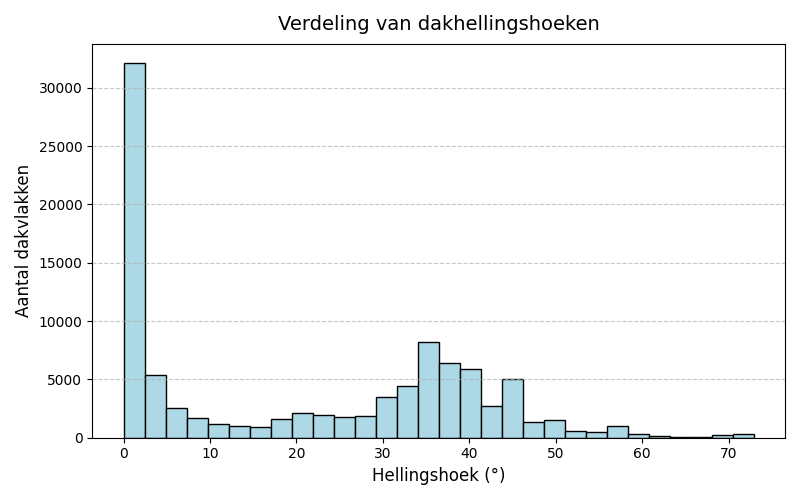

Generate this figure with Python:
import pandas as pd
import matplotlib.pyplot as plt

# Excel-bestand inlezen
file_path = "databim ruwe data.xlsx"
dakvlakken_df = pd.read_excel(file_path)

plt.figure(figsize=(8, 5))
plt.hist(dakvlakken_df["b3_hellingshoek"], bins=30, color='lightblue', edgecolor='black')
plt.title("Verdeling van dakhellingshoeken", fontsize=14, pad=10)
plt.xlabel("Hellingshoek (°)", fontsize=12)
plt.ylabel("Aantal dakvlakken", fontsize=12)
plt.grid(axis='y', linestyle='--', alpha=0.7)
plt.tight_layout()
plt.show()
